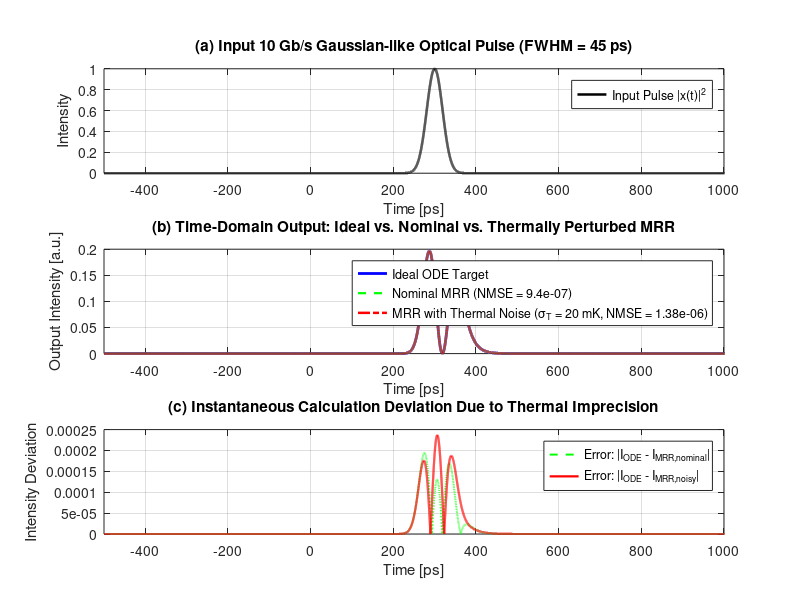
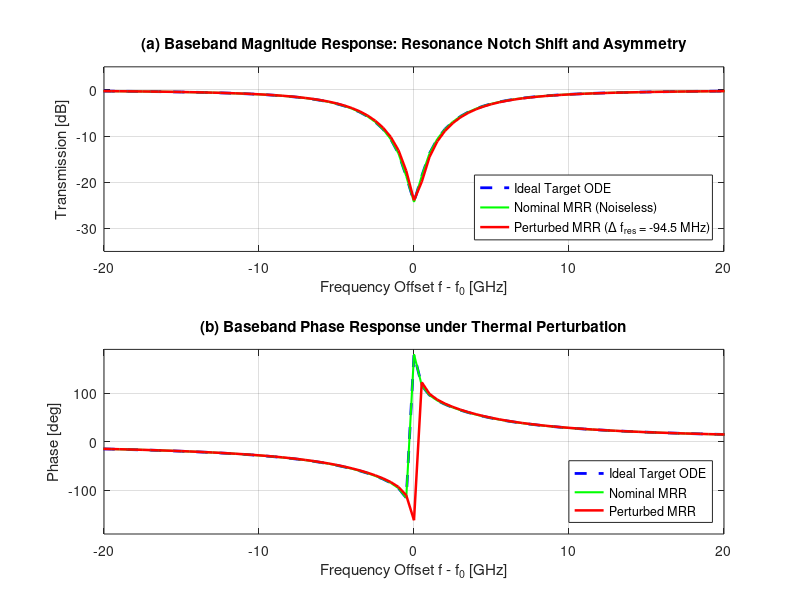
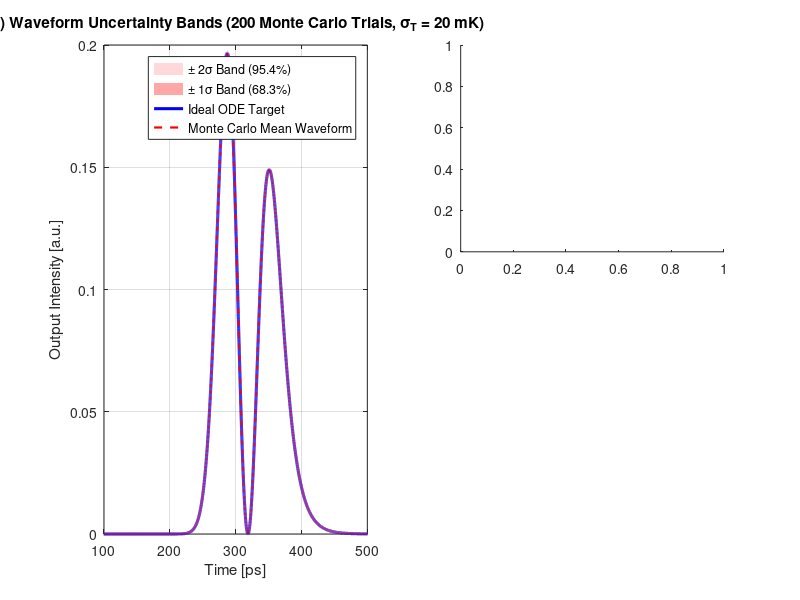

These charts were generated, in order, by the following MATLAB code: (Note: this script raises an error after producing the figures.)
%% Optical ODE Solver via Silicon Photonic MRR with Realistic Thermal Noise
% Based on: "Compact tunable silicon photonic ODE solver", Optics Express (2014)
%
% This script models thermal control inaccuracies in the thermo-optic phase
% shifters of the microring resonator (MRR) ODE solver.
%
% In practical photonics laboratories, temperature control of on-chip heaters
% and the chip substrate suffers from:
%  1. Multi-channel DAC / heater driver electrical noise and quantization.
%  2. Residual temperature fluctuations of the thermo-electric cooler (TEC).
%  3. Thermal cross-talk between microheaters and the microring cavity.
%
% Typical lab thermal control accuracies:
%  - Ultra-high precision closed-loop control : sigma_T ~ 5 mK 
%  - Standard commercial lab TEC / driver     : sigma_T ~ 20 mK 
%  - Open-loop / unshielded thermal drift     : sigma_T ~ 50-100 mK 

clear; close all; clc;

%% 1. Baseline Physical Parameters (from Wu et al., Opt. Express 2014)
c           = 2.99792458e8;       % Speed of light in vacuum [m/s]
lambda0     = 1550.391e-9;        % Target resonant wavelength [m] (1550.391 nm)
f0          = c / lambda0;        % Optical carrier frequency [Hz]
w0          = 2 * pi * f0;        % Optical carrier angular frequency [rad/s]
L           = 178.98e-6;          % Ring circumference [m] (178.98 um)
ng          = 4.1850;             % Waveguide group index
alpha_dB_cm = 8.0;                % Waveguide power loss factor [dB/cm]

% Waveguide loss conversions
alpha_dB_m  = alpha_dB_cm * 100;                 % [dB/m]
alpha_lin   = alpha_dB_m * log(10) / 10;         % Linear power attenuation coefficient [1/m]
eta         = 1 - exp(-alpha_lin * L);           % Round-trip intrinsic power loss
a_loss      = sqrt(1 - eta);                     % Round-trip field amplitude transmission

% Ring round-trip time and FSR
tau_rt      = ng * L / c;                        % Round-trip time [s] (~2.498 ps)
FSR         = 1 / tau_rt;                        % Free Spectral Range [Hz] (~400.24 GHz)

%% 2. Thermo-Optic Model & Coupler Phase Shifters
% Silicon thermo-optic coefficient around 1550 nm:
% dn/dT approx 1.86e-4 K^-1 (TE fundamental mode in SOI waveguide)
dn_dT       = 1.86e-4;                           % [1/K]

% Directional coupler splitting ratio at MZI coupler branches (from paper Section 3)
kappa0      = 0.0441;                            % Directional coupler power coupling coefficient
kappa_max   = 4 * kappa0 * (1 - kappa0);         % Max achievable MZI power coupling (~0.1686)

% Physical lengths of bus arm microheaters (Wu et al. 2014):
% Heater 1: Lb1 = 116.80 um; Heater 2: Lb2 = 47.12 um
Lb1         = 116.80e-6;                         % Bus arm 1 heater length [m]
Lb2         = 47.12e-6;                          % Bus arm 2 heater length [m]

% Target coupling coefficients for the target ODE:
% dy(t)/dt + a0*y(t) = dx(t)/dt + b0*x(t)
kappa1_target = 0.08;                            % Bus/through port coupler
kappa2_target = 0.04;                            % Drop port coupler

% Analytical inversion of MZI coupling formula:
% kappa = 2*kappa0*(1-kappa0)*(1 + cos(Delta_phi))
cos_dphi1   = (kappa1_target / (2 * kappa0 * (1 - kappa0))) - 1;
cos_dphi2   = (kappa2_target / (2 * kappa0 * (1 - kappa0))) - 1;
dphi1_nom   = acos(min(max(cos_dphi1, -1), 1));  % Nominal phase difference coupler 1 [rad]
dphi2_nom   = acos(min(max(cos_dphi2, -1), 1));  % Nominal phase difference coupler 2 [rad]

%% 3. Thermal Noise / Error Configuration
% Standard laboratory temperature control precision (Standard Deviation sigma_T):
% You can change sigma_T to match your lab equipment!
% Typical values: 0.005 (5 mK, high-end PID), 0.020 (20 mK, standard), 0.050 (50 mK, open loop)
sigma_T_heater = 0.020;  % [K] Standard deviation of heater temperature control (20 mK)
sigma_T_ring   = 0.015;  % [K] Standard deviation of ring substrate / cross-talk drift (15 mK)
thermal_crosstalk = 0.06; % 6% thermal leakage from heaters to the microring cavity

fprintf('========================================================================\n');
fprintf('       Photonic MRR ODE Solver - Thermal Noise & Control Error          \n');
fprintf('========================================================================\n');
fprintf('Carrier Wavelength (lambda0)        : %.3f nm\n', lambda0 * 1e9);
fprintf('Waveguide Thermo-Optic (dn/dT)      : %.2e K^-1\n', dn_dT);
fprintf('Nominal Couplers                    : kappa1 = %.4f, kappa2 = %.4f\n', kappa1_target, kappa2_target);
fprintf('Nominal Coupler Phase Shifts        : dphi1 = %.2f deg, dphi2 = %.2f deg\n', dphi1_nom*180/pi, dphi2_nom*180/pi);
fprintf('Heater 1 Length (Lb1)               : %.2f um\n', Lb1 * 1e6);
fprintf('Heater 2 Length (Lb2)               : %.2f um\n', Lb2 * 1e6);
fprintf('Phase Shifter Thermal Noise (sigma) : %.2f mK (%.4f K)\n', sigma_T_heater * 1e3, sigma_T_heater);
fprintf('Cavity Resonance Drift (sigma)      : %.2f mK (%.4f K)\n', sigma_T_ring * 1e3, sigma_T_ring);
fprintf('========================================================================\n\n');

%% 4. Nominal ODE & MRR Transfer Functions (Ideal / Noiseless)
r1_nom      = sqrt(1 - kappa1_target);
r2_nom      = sqrt(1 - kappa2_target);

% Quality factors and decay rates (Nominal)
Qi_nom      = - (w0 * ng * L) / (c * log(1 - eta));
Qe1_nom     = - (w0 * ng * L) / (c * log(1 - kappa1_target));
Qe2_nom     = - (w0 * ng * L) / (c * log(1 - kappa2_target));
gamma_i     = w0 / (2 * Qi_nom);
gamma_e1_nom= w0 / (2 * Qe1_nom);
gamma_e2_nom= w0 / (2 * Qe2_nom);

a0_target   = gamma_i + gamma_e1_nom + gamma_e2_nom;
b0_target   = gamma_i + gamma_e2_nom - gamma_e1_nom;

%% 5. Signal Definition: 10 Gb/s Gaussian Pulse (FWHM = 45 ps)
FWHM        = 45e-12;             % 45 ps
t0          = 0.3e-9;             % Center: 300 ps
t_start     = -0.5e-9;
t_end       = 1.5e-9;
N           = 65536;              % Power of 2 grid
t           = linspace(t_start, t_end, N);
dt          = t(2) - t(1);
fs          = 1 / dt;
f           = linspace(-fs/2, fs/2 - fs/N, N); % Centered baseband frequency [Hz]
w           = 2 * pi * f;

% Gaussian input pulse
x_fun       = @(t_val) exp(-2 * log(2) * ((t_val - t0) / FWHM).^2);
x           = x_fun(t);
I_in        = abs(x).^2;
X_w         = fftshift(fft(x));

% Ideal Target ODE Transfer Function: (j*w + b0) / (j*w + a0)
T_ode_ideal = (1j * w + b0_target) ./ (1j * w + a0_target);
Y_ode_w     = X_w .* T_ode_ideal;
y_ode_ideal = ifft(ifftshift(Y_ode_w));
I_ode_ideal = abs(y_ode_ideal).^2;

% Nominal MRR (Noiseless)
H_mrr_nom   = (r1_nom - r2_nom * a_loss * exp(-1j * w * tau_rt)) ./ ...
              (1 - r1_nom * r2_nom * a_loss * exp(-1j * w * tau_rt));
Y_mrr_nom_w = X_w .* H_mrr_nom;
y_mrr_nom   = ifft(ifftshift(Y_mrr_nom_w));
I_mrr_nom   = abs(y_mrr_nom).^2;

NMSE_nominal = sum((I_ode_ideal - I_mrr_nom).^2) / sum(I_ode_ideal.^2);

%% 6. Single Perturbed Realization (Realistic Lab Shot)
rng(42); % Fixed seed for reproducible single realization display

% Random temperature errors
dT_h1       = randn * sigma_T_heater;
dT_h2       = randn * sigma_T_heater;
dT_cavity   = randn * sigma_T_ring + thermal_crosstalk * (dT_h1 + dT_h2) / 2;

% Thermo-optic phase perturbations:
% delta_phi = (2*pi / lambda0) * dn/dT * L_heater * dT
dphi1_noisy = dphi1_nom + (2 * pi / lambda0) * dn_dT * Lb1 * dT_h1;
dphi2_noisy = dphi2_nom + (2 * pi / lambda0) * dn_dT * Lb2 * dT_h2;

% Perturbed power coupling coefficients
kappa1_noisy= 2 * kappa0 * (1 - kappa0) * (1 + cos(dphi1_noisy));
kappa2_noisy= 2 * kappa0 * (1 - kappa0) * (1 + cos(dphi2_noisy));
% Enforce physical bounds [0, 1)
kappa1_noisy= min(max(kappa1_noisy, 1e-6), 0.99);
kappa2_noisy= min(max(kappa2_noisy, 1e-6), 0.99);
r1_noisy    = sqrt(1 - kappa1_noisy);
r2_noisy    = sqrt(1 - kappa2_noisy);

% Microring round-trip phase detuning:
% delta_phi_rt = (2*pi / lambda0) * dn/dT * L * dT_cavity
dphi_rt_noisy = (2 * pi / lambda0) * dn_dT * L * dT_cavity;
% Corresponding resonance frequency shift: Delta_f = dphi_rt / (2*pi*tau_rt)
Delta_f_res   = dphi_rt_noisy / (2 * pi * tau_rt);

% Perturbed Physical MRR Transfer Function
% Round-trip phase factor: exp(-j * (w * tau_rt + dphi_rt_noisy))
H_mrr_noisy = (r1_noisy - r2_noisy * a_loss * exp(-1j * (w * tau_rt + dphi_rt_noisy))) ./ ...
              (1 - r1_noisy * r2_noisy * a_loss * exp(-1j * (w * tau_rt + dphi_rt_noisy)));

% Output spectrum and temporal intensity
Y_mrr_noisy_w = X_w .* H_mrr_noisy;
y_mrr_noisy   = ifft(ifftshift(Y_mrr_noisy_w));
I_mrr_noisy   = abs(y_mrr_noisy).^2;

% Realized ODE coefficients from noisy Q factors
Qe1_noisy   = - (w0 * ng * L) / (c * log(1 - kappa1_noisy));
Qe2_noisy   = - (w0 * ng * L) / (c * log(1 - kappa2_noisy));
gamma_e1_n  = w0 / (2 * Qe1_noisy);
gamma_e2_n  = w0 / (2 * Qe2_noisy);
a0_noisy    = gamma_i + gamma_e1_n + gamma_e2_n;
b0_noisy    = gamma_i + gamma_e2_n - gamma_e1_n;

NMSE_noisy  = sum((I_ode_ideal - I_mrr_noisy).^2) / sum(I_ode_ideal.^2);

fprintf('--- Single Realization Error Breakdown ---\n');
fprintf('Heater 1 Error (dT1)                : %+.2f mK -> kappa1 = %.4f (nom: %.4f, delta: %+.3e)\n', ...
    dT_h1 * 1e3, kappa1_noisy, kappa1_target, kappa1_noisy - kappa1_target);
fprintf('Heater 2 Error (dT2)                : %+.2f mK -> kappa2 = %.4f (nom: %.4f, delta: %+.3e)\n', ...
    dT_h2 * 1e3, kappa2_noisy, kappa2_target, kappa2_noisy - kappa2_target);
fprintf('Cavity Temp Drift (dT_cav)          : %+.2f mK -> Resonance Shift: %+.2f MHz\n', ...
    dT_cavity * 1e3, Delta_f_res / 1e6);
fprintf('Target ODE Coeffs                   : a0 = %.4e rad/s, b0 = %.4e rad/s\n', a0_target, b0_target);
fprintf('Realized Noisy ODE Coeffs           : a0 = %.4e rad/s, b0 = %.4e rad/s\n', a0_noisy, b0_noisy);
fprintf('Nominal MRR NMSE (Intrinsic Model)  : %.4e (%.2f dB)\n', NMSE_nominal, 10*log10(NMSE_nominal));
fprintf('Thermally Perturbed MRR NMSE        : %.4e (%.2f dB)\n', NMSE_noisy, 10*log10(NMSE_noisy));
fprintf('NMSE Degradation due to Temp Error  : %+.2f dB\n', 10*log10(NMSE_noisy) - 10*log10(NMSE_nominal));
fprintf('========================================================================\n\n');

%% 7. Monte Carlo Statistical Simulation (N_trials Realizations)
N_trials     = 200;
NMSE_mc      = zeros(N_trials, 1);
I_mrr_mc     = zeros(N, N_trials);
a0_mc        = zeros(N_trials, 1);
b0_mc        = zeros(N_trials, 1);
Delta_f_mc   = zeros(N_trials, 1);

fprintf('Running Monte Carlo simulation (%d trials)...\n', N_trials);
for trial = 1:N_trials
    % Sample independent thermal variations
    dt1 = randn * sigma_T_heater;
    dt2 = randn * sigma_T_heater;
    dt_cav = randn * sigma_T_ring + thermal_crosstalk * (dt1 + dt2) / 2;

    % Phase & coupling
    dp1 = dphi1_nom + (2 * pi / lambda0) * dn_dT * Lb1 * dt1;
    dp2 = dphi2_nom + (2 * pi / lambda0) * dn_dT * Lb2 * dt2;
    k1  = min(max(2 * kappa0 * (1 - kappa0) * (1 + cos(dp1)), 1e-6), 0.99);
    k2  = min(max(2 * kappa0 * (1 - kappa0) * (1 + cos(dp2)), 1e-6), 0.99);
    r1_t = sqrt(1 - k1);
    r2_t = sqrt(1 - k2);

    % Cavity detuning
    dp_rt = (2 * pi / lambda0) * dn_dT * L * dt_cav;
    Delta_f_mc(trial) = dp_rt / (2 * pi * tau_rt);

    % Transfer function & pulse output
    H_t = (r1_t - r2_t * a_loss * exp(-1j * (w * tau_rt + dp_rt))) ./ ...
          (1 - r1_t * r2_t * a_loss * exp(-1j * (w * tau_rt + dp_rt)));
    y_t = ifft(ifftshift(X_w .* H_t));
    I_t = abs(y_t).^2;

    I_mrr_mc(:, trial) = I_t;
    NMSE_mc(trial)     = sum((I_ode_ideal - I_t).^2) / sum(I_ode_ideal.^2);

    % ODE coefficients
    qe1 = - (w0 * ng * L) / (c * log(1 - k1));
    qe2 = - (w0 * ng * L) / (c * log(1 - k2));
    a0_mc(trial) = gamma_i + (w0 / (2 * qe1)) + (w0 / (2 * qe2));
    b0_mc(trial) = gamma_i + (w0 / (2 * qe2)) - (w0 / (2 * qe1));
end

mean_NMSE    = mean(NMSE_mc);
std_NMSE     = std(NMSE_mc);
median_NMSE  = median(NMSE_mc);
mean_I_mc    = mean(I_mrr_mc, 2);
std_I_mc     = std(I_mrr_mc, 0, 2);

fprintf('Monte Carlo Complete:\n');
fprintf('  Mean NMSE   : %.4e (%.2f dB)\n', mean_NMSE, 10*log10(mean_NMSE));
fprintf('  Median NMSE : %.4e (%.2f dB)\n', median_NMSE, 10*log10(median_NMSE));
fprintf('  Worst NMSE  : %.4e (%.2f dB)\n', max(NMSE_mc), 10*log10(max(NMSE_mc)));
fprintf('  Best NMSE   : %.4e (%.2f dB)\n', min(NMSE_mc), 10*log10(min(NMSE_mc)));
fprintf('========================================================================\n\n');

%% 8. Sensitivity Analysis: NMSE vs. Thermal Control Accuracy (sigma_T)
fprintf('Running Sensitivity Sweep (NMSE vs. sigma_T)...\n');
sigma_T_vec  = [1, 2, 5, 10, 15, 20, 30, 40, 50, 75, 100] * 1e-3; % 1 mK to 100 mK
sweep_trials = 60;
NMSE_sweep_mean_dB = zeros(length(sigma_T_vec), 1);
NMSE_sweep_std_dB  = zeros(length(sigma_T_vec), 1);

for s_idx = 1:length(sigma_T_vec)
    sig_T = sigma_T_vec(s_idx);
    nmse_temp = zeros(sweep_trials, 1);
    for t_idx = 1:sweep_trials
        dt1 = randn * sig_T;
        dt2 = randn * sig_T;
        dt_cav = randn * (sig_T * 0.75) + thermal_crosstalk * (dt1 + dt2) / 2;

        dp1 = dphi1_nom + (2 * pi / lambda0) * dn_dT * Lb1 * dt1;
        dp2 = dphi2_nom + (2 * pi / lambda0) * dn_dT * Lb2 * dt2;
        k1  = min(max(2 * kappa0 * (1 - kappa0) * (1 + cos(dp1)), 1e-6), 0.99);
        k2  = min(max(2 * kappa0 * (1 - kappa0) * (1 + cos(dp2)), 1e-6), 0.99);
        r1_t = sqrt(1 - k1);
        r2_t = sqrt(1 - k2);

        dp_rt = (2 * pi / lambda0) * dn_dT * L * dt_cav;
        H_t = (r1_t - r2_t * a_loss * exp(-1j * (w * tau_rt + dp_rt))) ./ ...
              (1 - r1_t * r2_t * a_loss * exp(-1j * (w * tau_rt + dp_rt)));
        y_t = ifft(ifftshift(X_w .* H_t));
        nmse_temp(t_idx) = sum((I_ode_ideal - abs(y_t).^2).^2) / sum(I_ode_ideal.^2);
    end
    nmse_temp_dB = 10 * log10(nmse_temp);
    NMSE_sweep_mean_dB(s_idx) = mean(nmse_temp_dB);
    NMSE_sweep_std_dB(s_idx)  = std(nmse_temp_dB);
end

%% 9. Visualization & Plotting
set(0, 'DefaultAxesFontSize', 10, 'DefaultLineLineWidth', 1.6);

% -------------------------------------------------------------------------
% Figure 1: Single Realization Comparison (Time Domain)
% -------------------------------------------------------------------------
fig1 = figure('Name', 'Thermal Error - Time Domain Comparison', 'Position', [60, 60, 960, 820], 'Color', 'w');

subplot(3, 1, 1);
plot(t * 1e12, I_in, 'k-', 'LineWidth', 1.8, 'DisplayName', 'Input Pulse |x(t)|^2');
grid on; box on;
xlim([t_start*1e12, 1.0e3]);
xlabel('Time [ps]'); ylabel('Intensity');
title('(a) Input 10 Gb/s Gaussian-like Optical Pulse (FWHM = 45 ps)');
legend('Location', 'northeast');

subplot(3, 1, 2);
plot(t * 1e12, I_ode_ideal, 'b-', 'LineWidth', 2.0, 'DisplayName', 'Ideal ODE Target');
hold on;
plot(t * 1e12, I_mrr_nom, 'g--', 'LineWidth', 1.6, 'DisplayName', sprintf('Nominal MRR (NMSE = %.1e)', NMSE_nominal));
plot(t * 1e12, I_mrr_noisy, 'r-.', 'LineWidth', 1.8, ...
    'DisplayName', sprintf('MRR with Thermal Noise (\\sigma_T = 20 mK, NMSE = %.2e)', NMSE_noisy));
grid on; box on;
xlim([t_start*1e12, 1.0e3]);
xlabel('Time [ps]'); ylabel('Output Intensity [a.u.]');
title('(b) Time-Domain Output: Ideal vs. Nominal vs. Thermally Perturbed MRR');
legend('Location', 'northeast');

subplot(3, 1, 3);
plot(t * 1e12, abs(I_ode_ideal - I_mrr_nom), 'g--', 'LineWidth', 1.4, 'DisplayName', 'Error: |I_{ODE} - I_{MRR,nominal}|');
hold on;
plot(t * 1e12, abs(I_ode_ideal - I_mrr_noisy), 'r-', 'LineWidth', 1.6, 'DisplayName', 'Error: |I_{ODE} - I_{MRR,noisy}|');
grid on; box on;
xlim([t_start*1e12, 1.0e3]);
xlabel('Time [ps]'); ylabel('Intensity Deviation');
title('(c) Instantaneous Calculation Deviation Due to Thermal Imprecision');
legend('Location', 'northeast');

% -------------------------------------------------------------------------
% Figure 2: Baseband Spectral Response & Detuning Effect (Zoom +/- 20 GHz)
% -------------------------------------------------------------------------
fig2 = figure('Name', 'Thermal Error - Baseband Spectral Response', 'Position', [100, 100, 960, 620], 'Color', 'w');
f_GHz = f / 1e9;
freq_limit = 20; % +/- 20 GHz (zoomed for clear notch visibility)

subplot(2, 1, 1);
plot(f_GHz, 10 * log10(abs(T_ode_ideal).^2), 'b--', 'LineWidth', 2.0, 'DisplayName', 'Ideal Target ODE');
hold on;
plot(f_GHz, 10 * log10(abs(H_mrr_nom).^2), 'g-', 'LineWidth', 1.5, 'DisplayName', 'Nominal MRR (Noiseless)');
plot(f_GHz, 10 * log10(abs(H_mrr_noisy).^2), 'r-', 'LineWidth', 1.8, ...
    'DisplayName', sprintf('Perturbed MRR (\\Delta f_{res} = %+.1f MHz)', Delta_f_res/1e6));
grid on; box on;
xlim([-freq_limit, freq_limit]); ylim([-35, 5]);
xlabel('Frequency Offset f - f_0 [GHz]'); ylabel('Transmission [dB]');
title('(a) Baseband Magnitude Response: Resonance Notch Shift and Asymmetry');
legend('Location', 'southeast');

subplot(2, 1, 2);
plot(f_GHz, angle(T_ode_ideal) * 180 / pi, 'b--', 'LineWidth', 2.0, 'DisplayName', 'Ideal Target ODE');
hold on;
plot(f_GHz, angle(H_mrr_nom) * 180 / pi, 'g-', 'LineWidth', 1.5, 'DisplayName', 'Nominal MRR');
plot(f_GHz, angle(H_mrr_noisy) * 180 / pi, 'r-', 'LineWidth', 1.8, 'DisplayName', 'Perturbed MRR');
grid on; box on;
xlim([-freq_limit, freq_limit]); ylim([-190, 190]);
xlabel('Frequency Offset f - f_0 [GHz]'); ylabel('Phase [deg]');
title('(b) Baseband Phase Response under Thermal Perturbation');
legend('Location', 'southeast');

% -------------------------------------------------------------------------
% Figure 3: Monte Carlo Statistical Analysis
% -------------------------------------------------------------------------
fig3 = figure('Name', 'Thermal Error - Monte Carlo Statistics', 'Position', [140, 140, 1000, 650], 'Color', 'w');

% Subplot 1: Waveform Uncertainty Bands
subplot(2, 2, [1, 3]);
t_ps = t * 1e12;
y_upper2 = (mean_I_mc + 2*std_I_mc)';
y_lower2 = (max(mean_I_mc - 2*std_I_mc, 0))';
y_upper1 = (mean_I_mc + std_I_mc)';
y_lower1 = (max(mean_I_mc - std_I_mc, 0))';

fill([t_ps, fliplr(t_ps)], [y_upper2, fliplr(y_lower2)], ...
    [1.0, 0.85, 0.85], 'EdgeColor', 'none', 'DisplayName', '\pm 2\sigma Band (95.4%)');
hold on;
fill([t_ps, fliplr(t_ps)], [y_upper1, fliplr(y_lower1)], ...
    [1.0, 0.65, 0.65], 'EdgeColor', 'none', 'DisplayName', '\pm 1\sigma Band (68.3%)');
plot(t_ps, I_ode_ideal, 'b-', 'LineWidth', 2.2, 'DisplayName', 'Ideal ODE Target');
plot(t_ps, mean_I_mc, 'r--', 'LineWidth', 1.6, 'DisplayName', 'Monte Carlo Mean Waveform');
grid on; box on;
xlim([100, 500]);
xlabel('Time [ps]'); ylabel('Output Intensity [a.u.]');
title(sprintf('(a) Waveform Uncertainty Bands (%d Monte Carlo Trials, \\sigma_T = 20 mK)', N_trials));
legend('Location', 'northeast');

% Subplot 2: NMSE Histogram
subplot(2, 2, 2);
histogram(10 * log10(NMSE_mc), 25, 'FaceColor', [0.2, 0.5, 0.8], 'EdgeColor', 'k');
xline(10 * log10(NMSE_nominal), 'g--', 'LineWidth', 2.0, 'DisplayName', sprintf('Nominal: %.1f dB', 10*log10(NMSE_nominal)));
xline(10 * log10(mean_NMSE), 'r-', 'LineWidth', 2.0, 'DisplayName', sprintf('Mean: %.1f dB', 10*log10(mean_NMSE)));
grid on; box on;
xlabel('NMSE [dB]'); ylabel('Occurrences');
title('(b) NMSE Distribution under Thermal Noise');
legend('Location', 'northwest');

% Subplot 3: ODE Parameter Scatter (a0 vs b0)
subplot(2, 2, 4);
scatter(a0_mc / 1e10, b0_mc / 1e10, 25, 10*log10(NMSE_mc), 'filled');
hold on;
plot(a0_target / 1e10, b0_target / 1e10, 'kp', 'MarkerSize', 14, 'MarkerFaceColor', 'y', 'DisplayName', 'Target (a_0, b_0)');
colorbar; ylabel(colorbar, 'NMSE [dB]');
grid on; box on;
xlabel('ODE Coefficient a_0 [\times 10^{10} rad/s]');
ylabel('ODE Coefficient b_0 [\times 10^{10} rad/s]');
title('(c) Realized ODE Parameter Drift Cluster');
legend('Location', 'best');

% -------------------------------------------------------------------------
% Figure 4: Sensitivity Curve (NMSE vs Thermal Control Accuracy sigma_T)
% -------------------------------------------------------------------------
fig4 = figure('Name', 'Thermal Error - Lab Accuracy Sensitivity Curve', 'Position', [180, 180, 850, 520], 'Color', 'w');

sig_T_mK = sigma_T_vec * 1e3;
nmse_upper_dB = (NMSE_sweep_mean_dB + NMSE_sweep_std_dB)';
nmse_lower_dB = (NMSE_sweep_mean_dB - NMSE_sweep_std_dB)';

fill([sig_T_mK, fliplr(sig_T_mK)], [nmse_upper_dB, fliplr(nmse_lower_dB)], ...
    [0.85, 0.9, 1.0], 'EdgeColor', 'none', 'DisplayName', '\pm 1\sigma Spread');
hold on;
plot(sig_T_mK, NMSE_sweep_mean_dB, 'b-o', 'LineWidth', 2.0, 'MarkerFaceColor', 'b', 'DisplayName', 'Mean NMSE [dB]');
yline(10 * log10(NMSE_nominal), 'k--', 'LineWidth', 1.8, 'DisplayName', sprintf('Intrinsic Ring Approximation Limit (%.1f dB)', 10*log10(NMSE_nominal)));

% Mark typical laboratory benchmarks
xline(5,  'm-.', 'LineWidth', 1.4, 'DisplayName', 'High-end TEC Control (5 mK)');
xline(20, 'r-.', 'LineWidth', 1.4, 'DisplayName', 'Standard Lab TEC (20 mK)');
xline(50, 'g-.', 'LineWidth', 1.4, 'DisplayName', 'Open-loop Driver (50 mK)');

grid on; box on;
xlim([1, 100]);
ylim([min(nmse_lower_dB) - 2, max(nmse_upper_dB) + 2]);
xlabel('Thermal Control Accuracy \sigma_T [mK]');
ylabel('Normalized Mean Square Error (NMSE) [dB]');
title('Solver Accuracy Degradation vs. On-Chip Thermal Control Precision');
legend('Location', 'southeast');

%% 10. Export Figures to PNG
fprintf('Saving figures as PNG images...\n');
saveas(fig1, 'fig1_time_domain_thermal.png');
saveas(fig2, 'fig2_baseband_spectral_thermal.png');
saveas(fig3, 'fig3_monte_carlo_thermal.png');
saveas(fig4, 'fig4_sensitivity_sweep_thermal.png');
fprintf('Figures saved successfully in current directory.\n');
fprintf('========================================================================\n');
fprintf('Thermal error simulation complete!\n');
fprintf('========================================================================\n');
